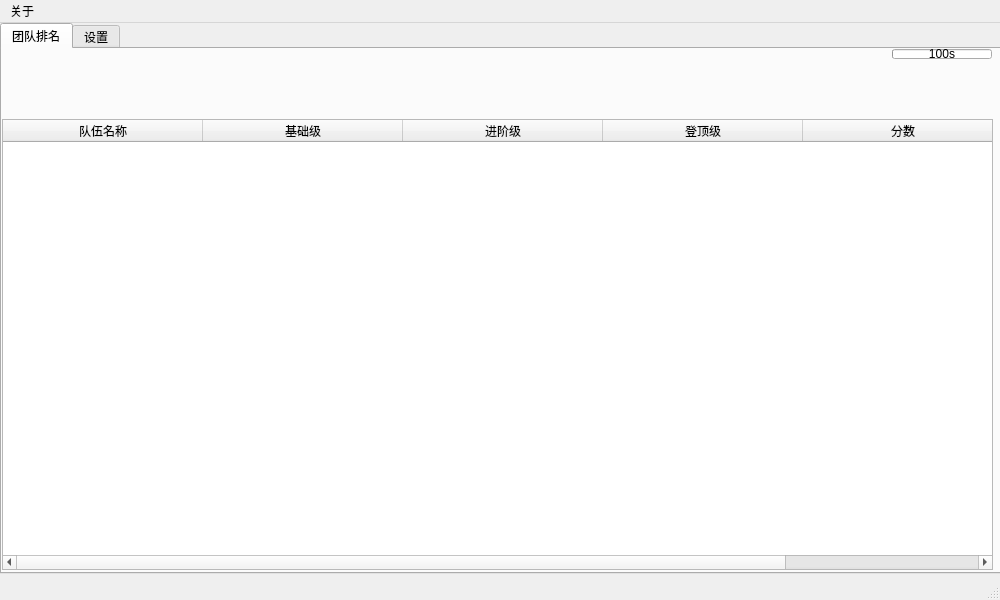
<?xml version="1.0" encoding="UTF-8"?>
<ui version="4.0">
 <class>MainWindow</class>
 <widget class="QMainWindow" name="MainWindow">
  <property name="geometry">
   <rect>
    <x>0</x>
    <y>0</y>
    <width>1000</width>
    <height>600</height>
   </rect>
  </property>
  <property name="minimumSize">
   <size>
    <width>1000</width>
    <height>600</height>
   </size>
  </property>
  <property name="maximumSize">
   <size>
    <width>1000</width>
    <height>600</height>
   </size>
  </property>
  <property name="acceptDrops">
   <bool>false</bool>
  </property>
  <property name="windowTitle">
   <string>MainWindow</string>
  </property>
  <property name="animated">
   <bool>true</bool>
  </property>
  <property name="documentMode">
   <bool>false</bool>
  </property>
  <property name="dockNestingEnabled">
   <bool>false</bool>
  </property>
  <property name="unifiedTitleAndToolBarOnMac">
   <bool>false</bool>
  </property>
  <widget class="QWidget" name="centralwidget">
   <widget class="QTabWidget" name="tabWidget_main">
    <property name="geometry">
     <rect>
      <x>0</x>
      <y>0</y>
      <width>1001</width>
      <height>551</height>
     </rect>
    </property>
    <property name="toolTip">
     <string>&lt;html&gt;&lt;head/&gt;&lt;body&gt;&lt;p&gt;&lt;br/&gt;&lt;/p&gt;&lt;/body&gt;&lt;/html&gt;</string>
    </property>
    <property name="toolTipDuration">
     <number>-1</number>
    </property>
    <property name="whatsThis">
     <string>&lt;html&gt;&lt;head/&gt;&lt;body&gt;&lt;p&gt;&lt;br/&gt;&lt;/p&gt;&lt;/body&gt;&lt;/html&gt;</string>
    </property>
    <property name="tabPosition">
     <enum>QTabWidget::North</enum>
    </property>
    <property name="currentIndex">
     <number>0</number>
    </property>
    <widget class="QWidget" name="tab_teamRank">
     <attribute name="title">
      <string>团队排名</string>
     </attribute>
     <widget class="QTableWidget" name="tableWidget_teamRank">
      <property name="geometry">
       <rect>
        <x>0</x>
        <y>70</y>
        <width>991</width>
        <height>451</height>
       </rect>
      </property>
      <property name="statusTip">
       <string/>
      </property>
      <property name="styleSheet">
       <string notr="true"/>
      </property>
      <attribute name="horizontalHeaderMinimumSectionSize">
       <number>10</number>
      </attribute>
      <attribute name="horizontalHeaderDefaultSectionSize">
       <number>200</number>
      </attribute>
      <attribute name="horizontalHeaderShowSortIndicator" stdset="0">
       <bool>false</bool>
      </attribute>
      <attribute name="horizontalHeaderStretchLastSection">
       <bool>true</bool>
      </attribute>
      <attribute name="verticalHeaderCascadingSectionResizes">
       <bool>false</bool>
      </attribute>
      <column>
       <property name="text">
        <string>队伍名称</string>
       </property>
      </column>
      <column>
       <property name="text">
        <string>基础级</string>
       </property>
      </column>
      <column>
       <property name="text">
        <string>进阶级</string>
       </property>
      </column>
      <column>
       <property name="text">
        <string>登顶级</string>
       </property>
      </column>
      <column>
       <property name="text">
        <string>分数</string>
       </property>
      </column>
     </widget>
     <widget class="QProgressBar" name="progressBar_time">
      <property name="geometry">
       <rect>
        <x>890</x>
        <y>0</y>
        <width>100</width>
        <height>10</height>
       </rect>
      </property>
      <property name="value">
       <number>0</number>
      </property>
      <property name="alignment">
       <set>Qt::AlignCenter</set>
      </property>
      <property name="textVisible">
       <bool>true</bool>
      </property>
      <property name="format">
       <string>%ms</string>
      </property>
     </widget>
    </widget>
    <widget class="QWidget" name="tab_Sz">
     <attribute name="title">
      <string>设置</string>
     </attribute>
    </widget>
   </widget>
  </widget>
  <widget class="QMenuBar" name="menubar">
   <property name="geometry">
    <rect>
     <x>0</x>
     <y>0</y>
     <width>1000</width>
     <height>22</height>
    </rect>
   </property>
   <widget class="QMenu" name="menu">
    <property name="title">
     <string>关于</string>
    </property>
    <addaction name="actionGithub"/>
   </widget>
   <addaction name="menu"/>
  </widget>
  <widget class="QStatusBar" name="statusbar"/>
  <action name="actionGithub">
   <property name="text">
    <string>Github . . .</string>
   </property>
  </action>
 </widget>
 <resources/>
 <connections/>
</ui>
